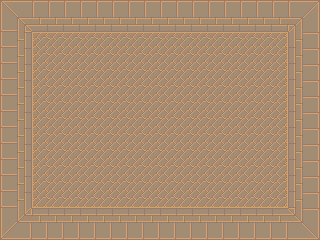

A 2D game scene composited from a Tiled map and its tileset images. What follows is a short description and the map's XML, with every tile layer's data as written:
An orthogonal 20x15 tile map with 16x16 px tiles, 1 tile layer (background), 3 tilesets and 8 objects.

<map version="1.0" orientation="orthogonal" renderorder="right-down" width="20" height="15" tilewidth="16" tileheight="16" nextobjectid="14">
 <tileset firstgid="1" name="tileset_1" tilewidth="16" tileheight="16" tilecount="300" columns="20">
  <image source="tileset_1.png" width="320" height="240" />
 </tileset>
 <tileset firstgid="301" name="player" tilewidth="32" tileheight="32" tilecount="1" columns="1">
  <image source="../img/player_stand.png" width="32" height="32" />
 </tileset>
 <tileset firstgid="302" name="scarab" tilewidth="64" tileheight="32" tilecount="1" columns="1">
  <image source="../img/scarab.png" width="64" height="32" />
 </tileset>
 <layer name="background" width="20" height="15">
  <data encoding="csv">
1,2,3,4,5,6,7,8,9,10,11,12,13,14,15,16,17,18,19,20,
21,22,23,24,25,26,27,28,29,30,31,32,33,34,35,36,37,38,39,40,
41,42,43,44,45,46,47,48,49,50,51,52,53,54,55,56,57,58,59,60,
61,62,63,64,65,66,67,68,69,70,71,72,73,74,75,76,77,78,79,80,
81,82,83,84,85,86,87,88,89,90,91,92,93,94,95,96,97,98,99,100,
101,102,103,104,105,106,107,108,109,110,111,112,113,114,115,116,117,118,119,120,
121,122,123,124,125,126,127,128,129,130,131,132,133,134,135,136,137,138,139,140,
141,142,143,144,145,146,147,148,149,150,151,152,153,154,155,156,157,158,159,160,
161,162,163,164,165,166,167,168,169,170,171,172,173,174,175,176,177,178,179,180,
181,182,183,184,185,186,187,188,189,190,191,192,193,194,195,196,197,198,199,200,
201,202,203,204,205,206,207,208,209,210,211,212,213,214,215,216,217,218,219,220,
221,222,223,224,225,226,227,228,229,230,231,232,233,234,235,236,237,238,239,240,
241,242,243,244,245,246,247,248,249,250,251,252,253,254,255,256,257,258,259,260,
261,262,263,264,265,266,267,268,269,270,271,272,273,274,275,276,277,278,279,280,
281,282,283,284,285,286,287,288,289,290,291,292,293,294,295,296,297,298,299,300
</data>
 </layer>
 <objectgroup name="enemies">
  <object id="10" gid="302" x="192" y="80" width="64" height="32" />
  <object id="11" gid="302" x="64" y="208" width="64" height="32" />
  <object id="13" gid="302" x="32" y="112" width="64" height="32" />
 </objectgroup>
 <objectgroup name="solids">
  <object id="1" x="0" y="0" width="320" height="32" />
  <object id="3" x="288" y="0" width="32" height="240" />
  <object id="5" x="0" y="208" width="288" height="32" />
  <object id="6" x="0" y="32" width="32" height="176" />
 </objectgroup>
 <objectgroup name="player">
  <object id="8" gid="301" x="144" y="126.5" width="32" height="32" />
 </objectgroup>
</map>
